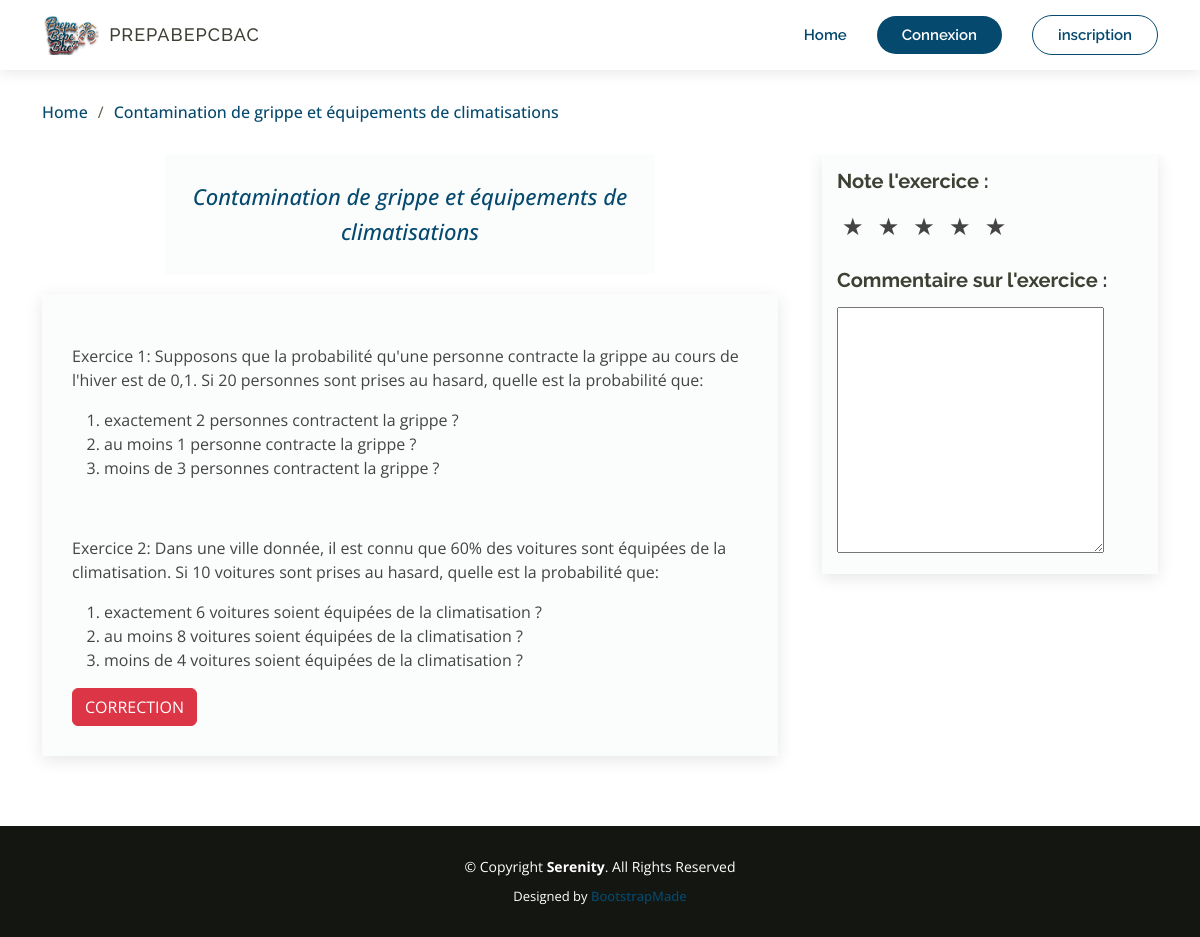
The app's page /math_Tte_C_D/g_probabilites.php?id=2 with its own data.
### tables this page shows
CREATE TABLE `proba_td` (
  `id_td` int(11) NOT NULL,
  `lecon` varchar(100) NOT NULL,
  `titre` varchar(100) NOT NULL,
  `descr` varchar(200) NOT NULL,
  `tipe` varchar(50) NOT NULL,
  `exercice` longtext NOT NULL,
  `correction` longtext NOT NULL,
  `date_post` timestamp NOT NULL DEFAULT current_timestamp() ON UPDATE current_timestamp(),
  `id_prof` int(11) NOT NULL
);

### math_Tte_C_D/g_probabilites.php (the view, shortened to what this page needs)
<?php
include('../connect.php');
?>
<!DOCTYPE html>
<html lang="en">
<head>
    <link rel="stylesheet" href="https://cdn.jsdelivr.net/npm/bootstrap@4.6.2/dist/css/bootstrap.min.css">
  <link href="../sets/vendor/aos/aos.css" rel="stylesheet">
  <link href="../assets/vendor/bootstrap/css/bootstrap.min.css" rel="stylesheet">
  <link href="../assets/vendor/bootstrap-icons/bootstrap-icons.css" rel="stylesheet">
  <link href="../assets/vendor/boxicons/css/boxicons.min.css" rel="stylesheet">
  <link href="../assets/vendor/glightbox/css/glightbox.min.css" rel="stylesheet">
  <link href="../assets/vendor/swiper/swiper-bundle.min.css" rel="stylesheet">
  <link href="../assets/css/style.css" rel="stylesheet">
</head>
<body>
  <?php include ('header_con.php') ?>
  <main id="main">
                  <?php
                    if(isset($_GET['id'])){
                        if (is_numeric($_GET['id'])) {
                        $pre =(int)$_GET['id'];
                    $req = mysqli_query($conn,"SELECT * FROM `proba_td` WHERE id_td = $pre");
                    $count1 = mysqli_num_rows($req);
                    if ($count1 == 1) {
                    while($row = mysqli_fetch_assoc($req)){
                  ?>
    <section id="breadcrumbs" class="breadcrumbs">
      <div class="container">
        <ol>
          <li><a href="../index.php">Home</a></li>
          <li><a href="g_probabilites.php?id=<?= $row['id_td']?>"><?= $row['titre']; ?></a></li>
        </ol>
      </div>
    </section>
    <section id="blog" class="blog">
      <div class="container" data-aos="fade-up">
        <div class="row">
          <div class="col-lg-8 col-12 entries">
            <blockquote class="col-md-8" style="margin: auto; padding: 25px;">
              <p>
                <?= $row['titre']; ?>
              </p>
            </blockquote>
            <article class="entry entry-single" style="margin-top: 20px;background-color: #f6f7f870;">
              <div class="entry-content">
                <p>
                  <?= $row['exercice']?>
                </p>
                <button type="button" class="btn btn-danger" style=" color:#ffff;" data-toggle="collapse" data-target="#demo">
                CORRECTION
                </button>
              </div>
            </article>
          </div>
          <div class="col-lg-4 col-12">
            <div class="sidebar" style="background-color:#f6f7f870;">
              <form action="">
                <h3 class="sidebar-title">Note l'exercice :</h3>
                <div class="sidebar-item search-form">
                  <div class="rating">
                    <label for="star5"></label>
                    <label for="star4"></label>
                    <label for="star3"></label>
                    <label for="star2"></label>
                    <label for="star1"></label>
                  </div>
                </div>
                <h3 class="sidebar-title">Commentaire sur l'exercice :</h3>
                <div class="sidebar-item categories">
                  <textarea name="" id="" cols="30" rows="10"></textarea>
                </div>
              </form>
            </div>
          </div>
        </div>
      </div>
      <?php
              }
          } else {?>
              <div class="card shadow h-100 py-2">
                  <div class="text-uppercase font-weight-bold text-center text-blue ">aucun résultat trouvé.</div>
              </div>
              <?php }
          } else {?>
              <div class="card shadow h-100 py-2">
                  <div class="text-uppercase font-weight-bold text-center text-blue ">aucun résultat trouvé.</div>
              </div>
              <?php
              }
              }
              ?>
    </section>
  </main>
  <?php include ('../footer.php'); ?>
</body>
</html>

### assets/css/style.css (style rules this page uses)
.blog .sidebar { padding: 15px; margin: 0 0 60px 20px; box-shadow: 0 4px 16px rgba(0, 0, 0, 0.1); }
.blog .sidebar .sidebar-title { font-size: 20px; font-weight: 700; padding: 0 0 0 0; margin: 0 0 15px 0; color: #3c4133; position: relative; }
body { font-family: "Open Sans", sans-serif; color: #444444; }
a { color: #05496E; text-decoration: none; font-weight: 500; }
h1, h2, h3, h4, h5, h6 { font-family: "Raleway", sans-serif; }
#main { margin-top: 70px; z-index: 3; position: relative; }
section { padding-bottom: 60px; overflow: hidden; }
.breadcrumbs { padding: 0; }
.breadcrumbs ol { display: flex; flex-wrap: wrap; list-style: none; padding: 0; margin: 30px 0; }
.breadcrumbs ol li+li { padding-left: 10px; }
.breadcrumbs ol li+li::before { display: inline-block; padding-right: 10px; color: #565e49; content: "/"; }
.blog { padding: 0 0 40px 0; }
.blog .entry { padding: 30px; margin-bottom: 60px; box-shadow: 0 4px 16px rgba(0, 0, 0, 0.1); }
.blog .entry .entry-content { padding: 0; }
.blog .entry .entry-content p { line-height: 24px; }
.blog .entries blockquote { overflow: hidden; background-color: #f6f7f870; padding: 60px; position: relative; text-align: center; margin: 20px 0; }
.blog .entries blockquote p { color: #05496E; font-weight: 800; line-height: 1.6; margin-bottom: 0; font-style: italic; font-weight: 500; font-size: 22px; }
.blog .entry-single { margin-bottom: 30px; }

### math_Tte_C_D/g_probabilites.php (style rules this page uses)
.rating { display: inline-block; unicode-bidi: bidi-override; direction: rtl; }
.rating > label:before { content: '\2605'; margin: 5px; font-size: 24px; }

### records on screen
proba_td: titre "Contamination de grippe et équipements de climatisations", exercice "Exercice 1: Supposons que la probabilité qu'une personne contracte la grippe au cours de l'hiver est de 0,1. Si 20 personnes sont prises au hasard, quelle est la probabilité que: exactement 2 personnes contractent la grippe ? au moins 1 personne contracte la grippe ? moins de 3 personnes contractent la grippe ? Exercice 2: Dans une ville donnée, il est connu que 60% des voitures sont équipées de la climatisation. Si 10 voitures sont prises au hasard, quelle est la probabilité que: exactement 6 voitures soient équipées de la climatisation ? au moins 8 voitures soient équipées de la climatisation ? moins de 4 voitures soient équipées de la climatisation ?"
